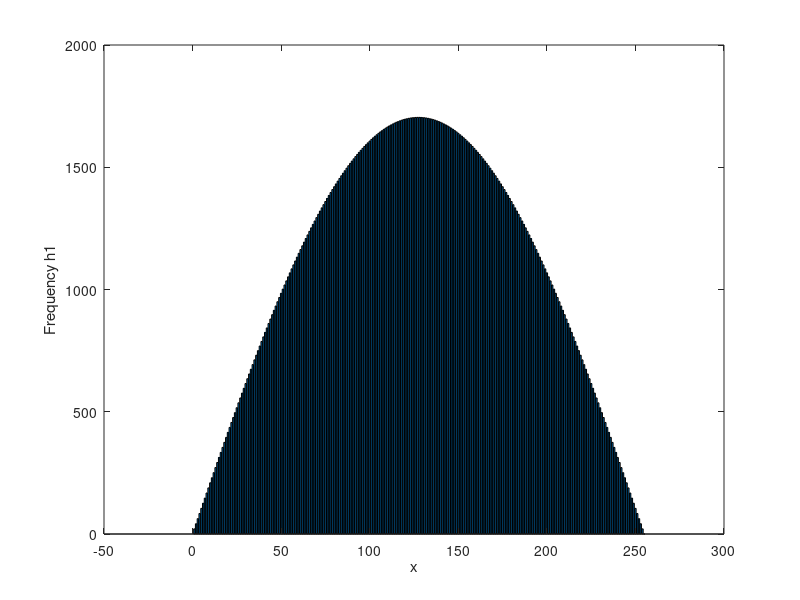
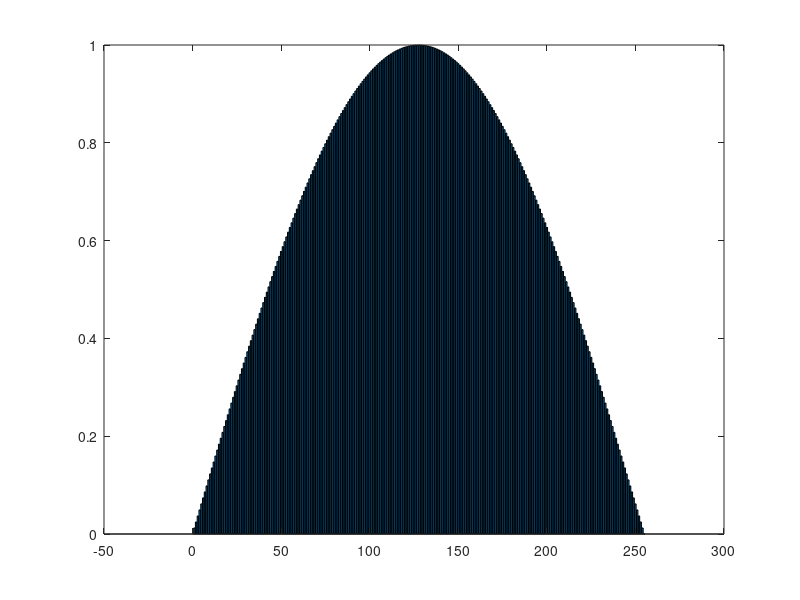

The MATLAB script that drew these images, in order:
x=0:255;
y = 1704*sin(pi*x/255);
bar(x,y);
xlabel('x');
ylabel('Frequency h1');

%y H(D)=1704sin(πD/ 255)

%get L, total number of gray levels, 8 bits
L = 2^8; % 256 grey levels, so it needs to be divided into 256 bins

figure;
H =1704*sin(pi*x/255)/1704;
bar(x,H);

% step 0,
%get L, total number of gray levels, 8 bits
L = 2^8; % 256 grey levels, so it needs to be divided into 256 bins
% get n, total number of pixels
n =[];
n(1)= round(1704*sin(pi*0/255));
t=[];
t(1) = n(1);
for d = 2:256
    n(d) = round(1704*sin(pi*(d-1)/255));
    t(d) = t(d-1)+n(d);
end
N = t(256);% total number of pixels
pIn = [];
pIn = n/N;
disp(pIn);
%fprintf("d: %d, v: %d, N: %d\n",d,round(1704*sin(pi*0/255)),N);
